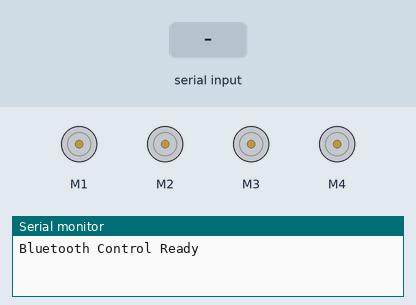
A sketch run on a simulated Arduino Uno, built with avr-gcc and run on an emulated ATmega328P. Shown: 4 × DC motor (green arrow = forward, orange = backward, longer = faster), the last lines printed to the serial monitor. Inputs (shaded band) come from the test bench.

Above: at 1.2 s.
1.3 s: "F" received over Serial
At 3.1 s:
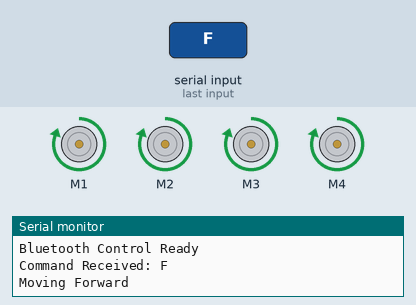
3.4 s: "B" received over Serial
At 4.9 s:
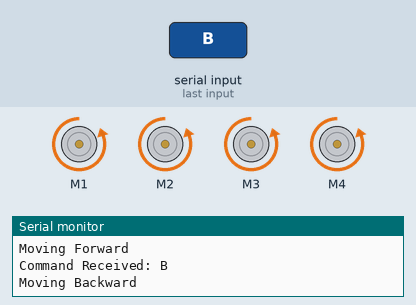
5.5 s: "L" received over Serial
At 5.8 s:
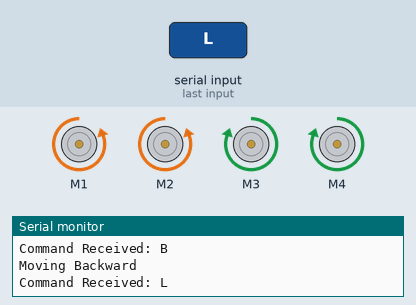
7.5 s: "R" received over Serial
At 7.9 s:
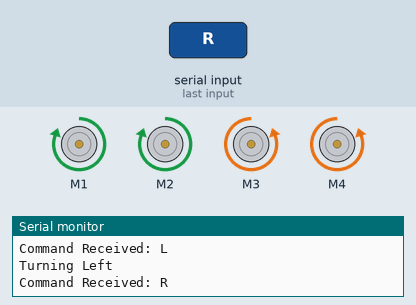
Timing chart, 0 to 10.5 s (numbered marks = the images above; inputs shaded):
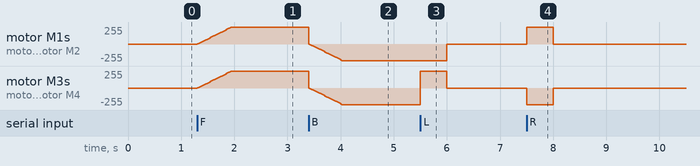

Measured:
- after the input at 1.3 s, motor M1–4: moves from stopped to forward 254/255 over 0.63 s, starting at once
- after the input at 3.4 s, motor M1–4: moves from forward 254/255 to backward 254/255 over 0.64 s, starting at once
- after the input at 5.5 s, motor M1, motor M2: backward 254/255 → stopped after 0.50 s; motor M3, motor M4: backward 254/255 → forward 254/255 at once, → stopped 0.50 s later
- after the input at 7.5 s, motor M1, motor M2: stopped → forward 254/255 at once, → stopped 0.50 s later; motor M3, motor M4: stopped → backward 254/255 at once, → stopped 0.50 s later

The sketch:

bluetooth_4wd_car_control.ino
```cpp
//Code Written By Suvojit Rana

#include <AFMotor.h>
AF_DCMotor motor1(1, MOTOR12_1KHZ);
AF_DCMotor motor2(2, MOTOR12_1KHZ);
AF_DCMotor motor3(3, MOTOR34_1KHZ);
AF_DCMotor motor4(4, MOTOR34_1KHZ);

#define MAX_SPEED 255 // (You can change the speed of the motor, according to your needs)
int speedSet = 0;
boolean goesForward = false;

char command = 'S'; // Default is Stop

void setup() {
  Serial.begin(9600); // Serial Monitor + Bluetooth via HC-05
  Serial.println("Bluetooth Control Ready"); // Show ready status
}

void loop() {
  if (Serial.available()) {
    command = Serial.read();
    Serial.print("Command Received: ");
    Serial.println(command);  // Show in Serial Monitor and send back to app
    bluetoothControl(command);
  }
}

//Bluetooth Manual Control (in case change the bluetooth data to your requirement)
void bluetoothControl(char cmd) {
  switch (cmd) {
    case 'F':
      moveForward();
      Serial.println("Moving Forward");
      break;
    case 'B':
      moveBackward();
      Serial.println("Moving Backward");
      break;
    case 'L':
      turnLeft();
      Serial.println("Turning Left");
      break;
    case 'R':
      turnRight();
      Serial.println("Turning Right");
      break;
    case 'S':
      moveStop();
      Serial.println("Stopping");
      break;
    default:
      Serial.println("Unknown Command");
      break;
  }
}

void moveStop() {
  motor1.run(RELEASE);
  motor2.run(RELEASE);
  motor3.run(RELEASE);
  motor4.run(RELEASE);
  goesForward = false;
}

void moveForward() {
  if (!goesForward) {
    goesForward = true;
    motor1.run(FORWARD);
    motor2.run(FORWARD);
    motor3.run(FORWARD);
    motor4.run(FORWARD);
    for (speedSet = 0; speedSet < MAX_SPEED; speedSet += 2) {
      motor1.setSpeed(speedSet);
      motor2.setSpeed(speedSet);
      motor3.setSpeed(speedSet);
      motor4.setSpeed(speedSet);
      delay(5);
    }
  }
}

void moveBackward() {
  goesForward = false;
  motor1.run(BACKWARD);
  motor2.run(BACKWARD);
  motor3.run(BACKWARD);
  motor4.run(BACKWARD);
  for (speedSet = 0; speedSet < MAX_SPEED; speedSet += 2) {
    motor1.setSpeed(speedSet);
    motor2.setSpeed(speedSet);
    motor3.setSpeed(speedSet);
    motor4.setSpeed(speedSet);
    delay(5);
  }
}

void turnRight() {
  motor1.run(FORWARD);
  motor2.run(FORWARD);
  motor3.run(BACKWARD);
  motor4.run(BACKWARD);
  delay(500);
  moveStop();
}

void turnLeft() {
  motor1.run(BACKWARD);
  motor2.run(BACKWARD);
  motor3.run(FORWARD);
  motor4.run(FORWARD);
  delay(500);
  moveStop();
}
```
